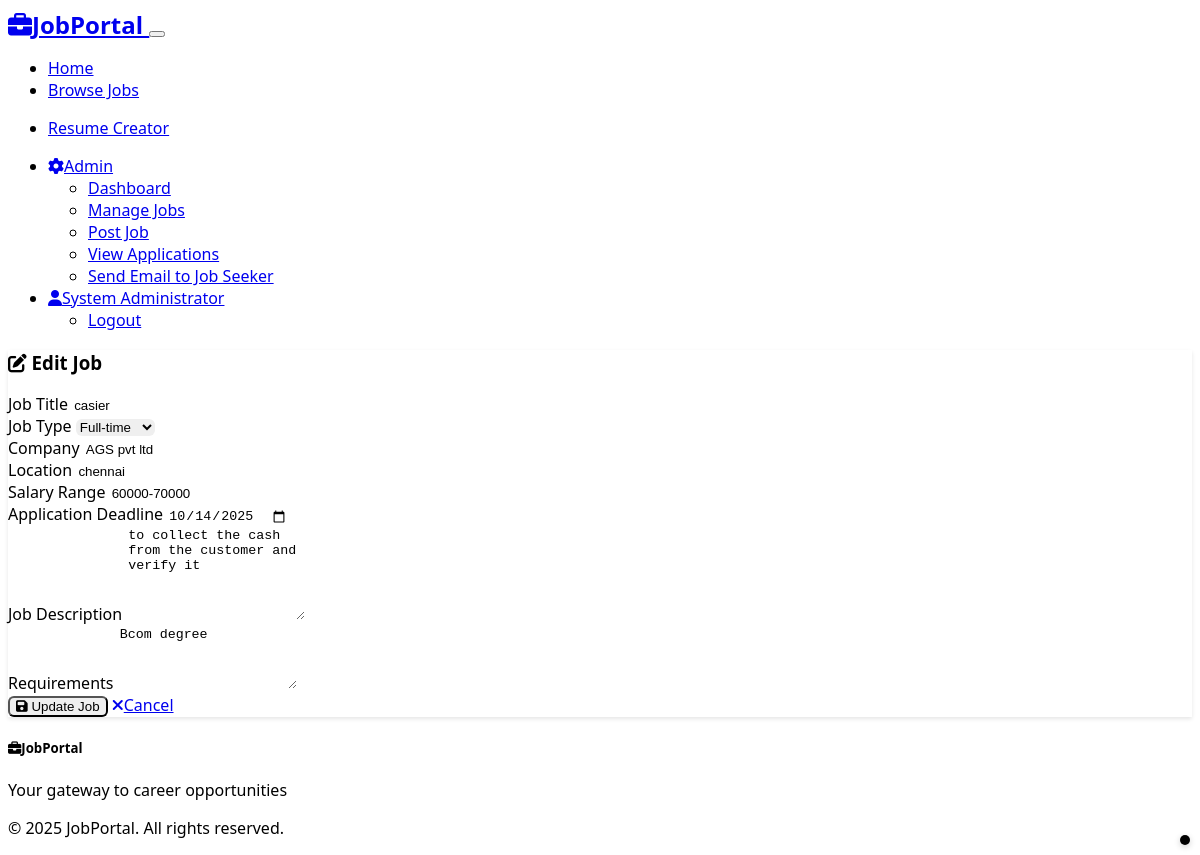
The page /admin/edit-job/2 (signed in) on the database its author committed.
### models.py (models this page shows, shortened)
class User(UserMixin, db.Model):
    id = db.Column(db.Integer, primary_key=True)
    username = db.Column(db.String(64), unique=True, nullable=False)
    email = db.Column(db.String(120), unique=True, nullable=False)
    password_hash = db.Column(db.String(256), nullable=False)
    full_name = db.Column(db.String(100), nullable=False)
    phone = db.Column(db.String(20))
    location = db.Column(db.String(100))
    is_admin = db.Column(db.Boolean, default=False)
    created_at = db.Column(db.DateTime, default=datetime.utcnow)
    applications = db.relationship('Application', backref='applicant', lazy=True, cascade='all, delete-orphan')
    posted_jobs = db.relationship('Job', backref='poster', lazy=True, foreign_keys='Job.posted_by')

class Job(db.Model):
    id = db.Column(db.Integer, primary_key=True)
    title = db.Column(db.String(200), nullable=False)
    company = db.Column(db.String(100), nullable=False)
    location = db.Column(db.String(100), nullable=False)
    job_type = db.Column(db.String(50), nullable=False)  # Full-time, Part-time, Contract, Internship
    salary_range = db.Column(db.String(100))
    description = db.Column(db.Text, nullable=False)
    requirements = db.Column(db.Text)
    posted_by = db.Column(db.Integer, db.ForeignKey('user.id'), nullable=False)
    posted_at = db.Column(db.DateTime, default=datetime.utcnow)
    is_active = db.Column(db.Boolean, default=True)
    application_deadline = db.Column(db.DateTime)
    applications = db.relationship('Application', backref='job', lazy=True, cascade='all, delete-orphan')

### routes.py (the view)
@app.route('/admin/edit-job/<int:job_id>', methods=['GET', 'POST'])
@login_required
@admin_required
def edit_job(job_id):
    job = Job.query.get_or_404(job_id)
    form = JobForm(obj=job)
    if form.validate_on_submit():
        form.populate_obj(job)
        db.session.commit()
        flash('Job updated successfully!', 'success')
        return redirect(url_for('admin_jobs'))
    return render_template('post_job.html', form=form, job=job, editing=True)

### forms.py
class JobForm(FlaskForm):
    title = StringField('Job Title', validators=[DataRequired(), Length(max=200)])
    company = StringField('Company', validators=[DataRequired(), Length(max=100)])
    location = StringField('Location', validators=[DataRequired(), Length(max=100)])
    job_type = SelectField('Job Type',
                          choices=[('Full-time', 'Full-time'),
                                 ('Part-time', 'Part-time'),
                                 ('Contract', 'Contract'),
                                 ('Internship', 'Internship')],
                          validators=[DataRequired()])
    salary_range = StringField('Salary Range', validators=[Optional(), Length(max=100)])
    description = TextAreaField('Job Description', validators=[DataRequired()])
    requirements = TextAreaField('Requirements', validators=[Optional()])
    application_deadline = DateTimeField('Application Deadline',
                                       format='%Y-%m-%d',
                                       validators=[Optional()])

### app.py (called while the page is built)
@login_manager.user_loader
def load_user(user_id):
    from models import User
    return User.query.get(int(user_id))

### utils.py (called while the page is built)
def admin_required(f):
    @wraps(f)
    def decorated_function(*args, **kwargs):
        if not current_user.is_authenticated or not current_user.is_admin:
            abort(403)
        return f(*args, **kwargs)
    return decorated_function

### templates/post_job.html (shortened to what this page needs)
{% extends "base.html" %}
{% block content %}
<div class="container py-4">
    <div class="row justify-content-center">
        <div class="col-lg-8">
            <div class="card">
                <div class="card-header">
                    <h3 class="mb-0">
                        <i class="fas fa-{{ 'edit' if editing else 'plus' }} me-2"></i>
                        {{ 'Edit Job' if editing else 'Post New Job' }}
                    </h3>
                </div>
                <div class="card-body">
                    <form method="POST" novalidate>
                        <div class="row">
                            <div class="col-md-8 mb-3">
                                {{ form.title.label(class="form-label") }}
                                {{ form.title(class="form-control" + (" is-invalid" if form.title.errors else "")) }}
                            </div>
                            <div class="col-md-4 mb-3">
                                {{ form.job_type.label(class="form-label") }}
                                {{ form.job_type(class="form-select" + (" is-invalid" if form.job_type.errors else "")) }}
                            </div>
                        </div>
                        <div class="row">
                            <div class="col-md-6 mb-3">
                                {{ form.company.label(class="form-label") }}
                                {{ form.company(class="form-control" + (" is-invalid" if form.company.errors else "")) }}
                            </div>
                            <div class="col-md-6 mb-3">
                                {{ form.location.label(class="form-label") }}
                                {{ form.location(class="form-control" + (" is-invalid" if form.location.errors else "")) }}
                            </div>
                        </div>
                        <div class="row">
                            <div class="col-md-6 mb-3">
                                {{ form.salary_range.label(class="form-label") }}
                                {{ form.salary_range(class="form-control", placeholder="e.g., $50,000 - $70,000") }}
                            </div>
                            <div class="col-md-6 mb-3">
                                {{ form.application_deadline.label(class="form-label") }}
                                {{ form.application_deadline(class="form-control", type="date") }}
                            </div>
                        </div>
                        <div class="mb-3">
                            {{ form.description.label(class="form-label") }}
                            {{ form.description(class="form-control" + (" is-invalid" if form.description.errors else ""),
                                rows="6", placeholder="Provide a detailed job description...") }}
                        </div>
                        <div class="mb-4">
                            {{ form.requirements.label(class="form-label") }}
                            {{ form.requirements(class="form-control", rows="4",
                                placeholder="List the key requirements and qualifications...") }}
                        </div>
                        <div class="d-flex gap-2">
                            <button type="submit" class="btn btn-primary">
                                <i class="fas fa-{{ 'save' if editing else 'plus' }} me-2"></i>
                                {{ 'Update Job' if editing else 'Post Job' }}
                            </button>
                            <a href="{{ url_for('admin_jobs') }}" class="btn btn-secondary">
                                <i class="fas fa-times me-2"></i>Cancel
                            </a>
                        </div>
                    </form>
                </div>
            </div>
        </div>
    </div>
</div>
{% endblock %}

### templates/base.html (shortened to what this page needs)
<!DOCTYPE html>
<html lang="en" data-bs-theme="dark">
<head>
    <link href="https://cdn.replit.com/agent/bootstrap-agent-dark-theme.min.css" rel="stylesheet">
    <link rel="stylesheet" href="https://cdnjs.cloudflare.com/ajax/libs/font-awesome/6.4.0/css/all.min.css">
    <link rel="stylesheet" href="{{ url_for('static', filename='css/styles.css') }}">
</head>
<body>
    <nav class="navbar navbar-expand-lg navbar-dark bg-dark">
        <div class="container">
            <a class="navbar-brand fw-bold" href="{{ url_for('index') }}">
                <i class="fas fa-briefcase me-2"></i>JobPortal
            </a>
            <button class="navbar-toggler" type="button" data-bs-toggle="collapse" data-bs-target="#navbarNav">
            </button>
            <div class="collapse navbar-collapse" id="navbarNav">
                <ul class="navbar-nav me-auto">
                    <li class="nav-item">
                        <a class="nav-link" href="{{ url_for('index') }}">Home</a>
                    </li>
                    <li class="nav-item">
                        <a class="nav-link" href="{{ url_for('jobs') }}">Browse Jobs</a>
                    </li>
                </ul>
                <nav>
                    <ul>
                        <li class="nav-item">
                            <a class="nav-link" href="{{ url_for('resume_form') }}">Resume Creator</a>
                        </li>
                    </ul>
                </nav>
                <ul class="navbar-nav">
                    {% if current_user.is_authenticated %}
                        {% if current_user.is_admin %}
                            <li class="nav-item dropdown">
                                <a class="nav-link dropdown-toggle" href="#" role="button" data-bs-toggle="dropdown">
                                    <i class="fas fa-cog me-1"></i>Admin
                                </a>
                                <ul class="dropdown-menu">
                                    <li><a class="dropdown-item" href="{{ url_for('admin_dashboard') }}">Dashboard</a></li>
                                    <li><a class="dropdown-item" href="{{ url_for('admin_jobs') }}">Manage Jobs</a></li>
                                    <li><a class="dropdown-item" href="{{ url_for('post_job') }}">Post Job</a></li>
                                    <li><a class="dropdown-item" href="{{ url_for('admin_applicants') }}">View Applications</a></li>
                                    <li><a href="{{ url_for('send_email') }}" class="btn btn-secondary">Send Email to Job Seeker</a></li>
                                </ul>
                            </li>
                        {% endif %}
                        <li class="nav-item dropdown">
                            <a class="nav-link dropdown-toggle" href="#" role="button" data-bs-toggle="dropdown">
                                <i class="fas fa-user me-1"></i>{{ current_user.full_name }}
                            </a>
                            <ul class="dropdown-menu">
                                <li><a class="dropdown-item" href="{{ url_for('logout') }}">Logout</a></li>
                            </ul>
                        </li>
                    {% endif %}
                </ul>
            </div>
        </div>
    </nav>
    <main>
        {% block content %}{% endblock %}
    </main>
    <footer class="bg-dark text-light py-4 mt-5">
        <div class="container">
            <div class="row">
                <div class="col-md-6">
                    <h5><i class="fas fa-briefcase me-2"></i>JobPortal</h5>
                    <p class="text-muted">Your gateway to career opportunities</p>
                </div>
                <div class="col-md-6 text-md-end">
                    <p class="text-muted">&copy; 2025 JobPortal. All rights reserved.</p>
                </div>
            </div>
        </div>
    </footer>
    <div id="google_translate_element" style="position: fixed; bottom: 10px; right: 10px; z-index: 999;"></div>
</body>
</html>

### static/css/styles.css (style rules this page uses)
body { font-family: 'Segoe UI', Tahoma, Geneva, Verdana, sans-serif; }
#google_translate_element { background:black; border-radius: 8px; padding: 5px; box-shadow: 0 2px 6px rgba(0,0,0,0.2); }
.navbar-brand { font-weight: 700; font-size: 1.5rem; }
.card { border: none; box-shadow: 0 2px 4px rgba(0,0,0,0.1); transition: transform 0.2s ease-in-out, box-shadow 0.2s ease-in-out; }
.btn { border-radius: 0.375rem; font-weight: 500; transition: all 0.2s ease-in-out; }
.form-control, .form-select { border-radius: 0.375rem; border: 1px solid var(--bs-border-color); transition: border-color 0.15s ease-in-out, box-shadow 0.15s ease-in-out; }
footer { border-top: 1px solid var(--bs-border-color); }

### rows shown on the page
User: full_name "System Administrator"
Job: title "casier", job_type "Full-time", company "AGS pvt ltd", location "chennai", salary_range "60000-70000", application_deadline "10/14/2025", description "to collect the cash from the customer and verify it", requirements "Bcom degree"

### other values the page prints
{{ 'Edit Job' if editing else 'Post New Job' }} "Edit Job"
{{ 'Update Job' if editing else 'Post Job' }} "Update Job"
